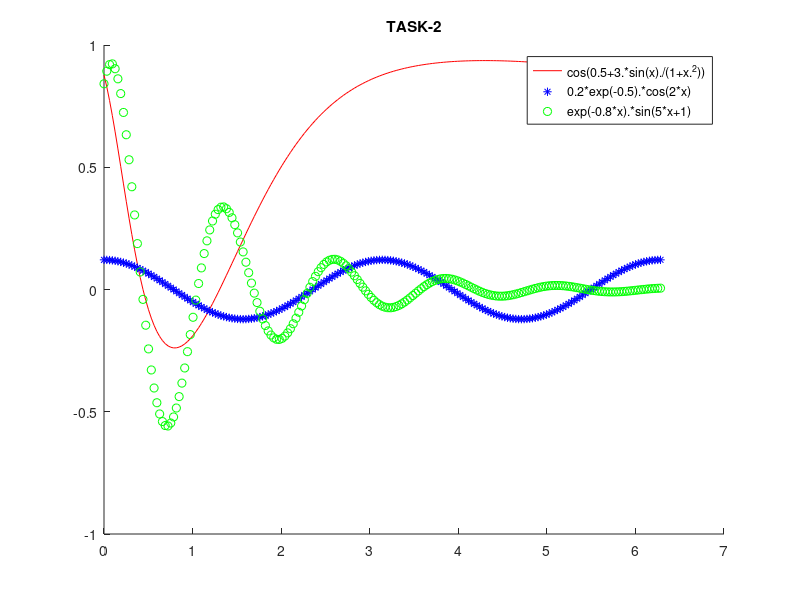

This figure's MATLAB source:
x = 0:2*pi/200:2*pi;
y1 = cos(0.5+3.*sin(x)./(1+x.^2));
y2 = 0.2*exp(-0.5).*cos(2*x);
y3 = exp(-0.8*x).*sin(5*x+1);
figure;
hold on;
title('TASK-2');
plot(x, y1, 'r-');
plot(x, y2, 'b*');
plot(x, y3, 'go');
legend('cos(0.5+3.*sin(x)./(1+x.^2))', '0.2*exp(-0.5).*cos(2*x)', 'exp(-0.8*x).*sin(5*x+1)');